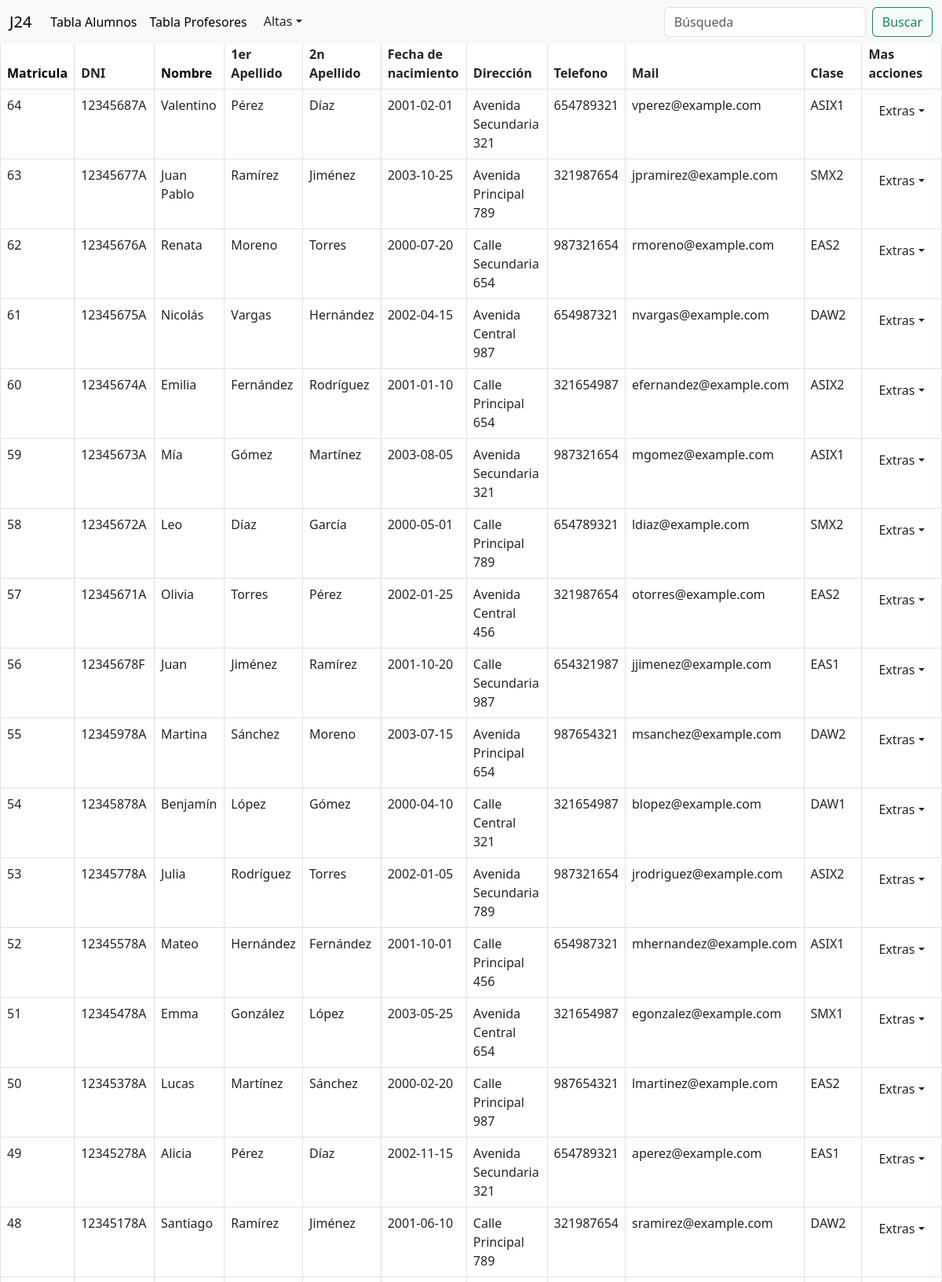
Page /views/view1.php?orderBy=matricula (signed in, upper part) on the committed database.
### tables this page shows
CREATE TABLE TB_ALUMNOS (
Matricula INT NOT NULL PRIMARY KEY AUTO_INCREMENT,
DNI VARCHAR(9) NULL,
Nombre VARCHAR(15) NULL,
Apellidoalumno VARCHAR(30) NULL,
Apellido2alumno VARCHAR(30) NULL,
FechaNacimiento DATE NULL,
Dirección VARCHAR(30) NULL,
Telefono VARCHAR(9) NULL,
Email VARCHAR(50) NULL,
IdClase INT NULL,
CONSTRAINT IdClase1 FOREIGN KEY (IdClase)
REFERENCES TB_CLASE (IdClase)
);

CREATE TABLE TB_CLASE (
IdClase INT NOT NULL PRIMARY KEY AUTO_INCREMENT,
Nombreclase VARCHAR(50) NULL,
IdCiclo INT NULL,
Tutor INT NULL,
CONSTRAINT IdProfesor1 FOREIGN KEY (Tutor)
REFERENCES TB_PROFESOR (IdProfesor),
CONSTRAINT IdCiclo1 FOREIGN KEY (IdCiclo)
REFERENCES TB_CICLO (IdCiclo)
);

### views/view1.php (the view, shortened to what this page needs)
<?php
include  "../includes/conexion.php";
?>
<!DOCTYPE html>
<html lang="en">
<head>
    <link rel="stylesheet" href="../css/styles.css">
    <link href="https://cdn.jsdelivr.net/npm/bootstrap@5.3.0-alpha3/dist/css/bootstrap.min.css" rel="stylesheet">
</head>
<body>
<nav class="navbar navbar-expand-lg bg-body-tertiary fixed-top">
    <div class="container-fluid">
        <a class="navbar-brand" href="#">J24</a>
        <div class="collapse navbar-collapse" id="navbarSupportedContent">
            <ul class="navbar-nav me-auto mb-2 mb-lg-0">
                <li class="nav-item">
                <a class="nav-link active" aria-current="page" href="#" onclick="showAlumnosTable()">Tabla Alumnos</a>
                </li>
                <li class="nav-item">
                    <a class="nav-link active" href="#" onclick="showProfesoresTable()">Tabla Profesores</a>
                </li>
                <li class="nav-item dropdown">
                <div class="btn-group">
                    <button class="btn dropdown-toggle" type="button" data-bs-toggle="dropdown" aria-expanded="page">Altas</button>
                </div>
                </li>
            </ul>
            <form class="d-flex" role="search" method="GET" action="<?php echo $_SERVER['PHP_SELF']; ?>">
                <input class="form-control me-2" type="search" name="search" placeholder="Búsqueda" aria-label="Search" value="<?php echo isset($_GET['search']) ? $_GET['search'] : ''; ?>">
                <button class="btn btn-outline-success" type="submit" name="submit">Buscar</button>
            </form>
        </div>
    </div>
</nav>
<br>
<br>
<table class="table table-bordered" id="tablaAlumnos" onclick="showAlumnosTable()" style="display: none;" >
    <thead>
        <tr>
            <th><a href="?orderBy=<?php echo (isset($_GET['orderBy']) && $_GET['orderBy'] === 'matricula') ? 'matricula_desc' : 'matricula'; ?>" class="no-decoration" onclick="showAlumnosTable()">Matricula</a></th>
            <th>DNI</th>
            <th><a href="?orderBy=<?php echo (isset($_GET['orderBy']) && $_GET['orderBy'] === 'nombre') ? 'nombre_desc' : 'nombre'; ?>" class="no-decoration" onclick="showAlumnosTable()">Nombre</a></th>
            <th>1er Apellido</th>
            <th>2n Apellido</th>
            <th>Fecha de nacimiento</th>
            <th>Dirección</th>
            <th>Telefono</th>
            <th>Mail</th>
            <th>Clase</th>
            <th>Mas acciones</th>
        </tr>
    </thead>
    <tbody>
    <?php
    $search = isset($_GET['search']) ? $_GET['search'] : '';
            if (!empty($search)) {
                $consulta = "SELECT a.Matricula, a.DNI, a.Nombre, a.Apellidoalumno, a.Apellido2alumno, a.FechaNacimiento, a.Dirección, a.Telefono, a.Email, c.Nombreclase
                FROM TB_ALUMNOS a
                INNER JOIN TB_CLASE c ON c.IdClase = a.IdClase WHERE Nombre LIKE '%$search%' OR Apellidoalumno LIKE '%$search%' OR DNI LIKE '%$search%' OR Apellido2alumno LIKE '%$search%' OR Dirección LIKE '%$search%' OR Telefono LIKE '%$search%' OR Email LIKE '%$search%' ";
                $resultado = $mysqli->query($consulta);
                $hideTable = true;
            } else if (isset($_GET['orderBy']) && $_GET['orderBy'] === 'matricula') {
                $consulta = "SELECT a.Matricula, a.DNI, a.Nombre, a.Apellidoalumno, a.Apellido2alumno, a.FechaNacimiento, a.Dirección, a.Telefono, a.Email, c.Nombreclase
                FROM TB_ALUMNOS a
                INNER JOIN TB_CLASE c ON c.IdClase = a.IdClase WHERE Nombre LIKE '%$search%' OR Apellidoalumno LIKE '%$search%' OR DNI LIKE '%$search%' OR Apellido2alumno LIKE '%$search%' OR Dirección LIKE '%$search%' OR Telefono LIKE '%$search%' OR Email LIKE '%$search%' ORDER BY Matricula DESC ";
            } else if (isset($_GET['orderBy']) && $_GET['orderBy'] === 'matricula_desc') {
                $consulta = "SELECT a.Matricula, a.DNI, a.Nombre, a.Apellidoalumno, a.Apellido2alumno, a.FechaNacimiento, a.Dirección, a.Telefono, a.Email, c.Nombreclase
                FROM TB_ALUMNOS a
                INNER JOIN TB_CLASE c ON c.IdClase = a.IdClase WHERE Nombre LIKE '%$search%' OR Apellidoalumno LIKE '%$search%' OR DNI LIKE '%$search%' OR Apellido2alumno LIKE '%$search%' OR Dirección LIKE '%$search%' OR Telefono LIKE '%$search%' OR Email LIKE '%$search%'  ORDER BY Matricula ASC ";
                $resultado = $mysqli->query($consulta);
                $hideTable = true;
            } else {
                $consulta = "SELECT a.Matricula, a.DNI, a.Nombre, a.Apellidoalumno, a.Apellido2alumno, a.FechaNacimiento, a.Dirección, a.Telefono, a.Email, c.Nombreclase
                FROM TB_ALUMNOS a
                INNER JOIN TB_CLASE c ON c.IdClase = a.IdClase  ";
                $_SESSION['primeraVez'] = false;
                $resultado = $mysqli->query($consulta);
            }
            $resultado = $mysqli->query($consulta);
    if ($resultado->num_rows == 0) {
        echo '<tr><td colspan="11" style="vertical-align: middle;">No se encontraron resultados <button class="btn" style="margin-left: 60%;" onclick="mostrarTablaPorDefecto()">Mostrar todos los datos de la tabla</button></td></tr>';
    } else {
        $alu=0;
            while ($row = $resultado->fetch_array()) {
                $fila = "<tr>";
                $fila .= "<td id='alu_matricula_".$alu."'>" . $row["Matricula"] . "</td>";
                $fila .= "<td id='alu_dni_".$alu."'>" . $row["DNI"] . "</td>";
                $fila .= "<td id='alu_nombre_".$alu."'>" . $row["Nombre"] . "</td>";
                $fila .= "<td id='alu_apellido_".$alu."'>" . $row["Apellidoalumno"] . "</td>";
                $fila .= "<td id='alu_apellido2_".$alu."'>" . $row["Apellido2alumno"] . "</td>";
                $fila .= "<td id='alu_edad_".$alu."'>" . $row["FechaNacimiento"] . "</td>";
                $fila .= "<td id='alu_direccion_".$alu."'>" . $row["Dirección"] . "</td>";
                $fila .= "<td id='alu_telefono_".$alu."'>" . $row["Telefono"] . "</td>";
                $fila .= "<td id='alu_email_".$alu."'>" . $row["Email"] . "</td>";
                $fila .= "<td id='alu_clase_".$alu."'>" . $row["Nombreclase"] . "</td>";
                $fila .= "<td>
                    <div class='btn-group'>
                        <button class='btn dropdown-toggle' type='button' data-bs-toggle='dropdown' aria-expanded='page'>Extras</button>
                        <ul class='dropdown-menu' aria-labelledby='dropdownMenuButton'>
                            <li><a class='dropdown-item' onclick='getDataAlu(".$alu.")' data-bs-toggle='modal' data-bs-target='#EditarformularioAlumno'>Editar Alumnos</a></li>
                            <li><a class='dropdown-item' href='../includes/eliminarAlumno.php?id_alu=" . $row['Matricula'] . "' data-bs-toggle='modal'>Eliminar Alumno</a></li>
                        </ul>
                    </div>
                </td>";
                $fila .= "</tr>";
                echo $fila;
            }
    }
?>
    </tbody>
</table>
</body>
</html>

### css/styles.css (style rules this page uses)
html { height: 100%; }
.btn { color: white; font-size: 20px; background-color: rgba(0, 0, 0, 0); border: none; }
.no-decoration { text-decoration: none; color: black; }

### rows in the picture
tb_alumnos: Matricula "64", DNI "12345687A", Nombre "Valentino", Apellidoalumno "Pérez", Apellido2alumno "Díaz", FechaNacimiento "2001-02-01", Dirección "Avenida Secundaria 321", Telefono "654789321", Email "vperez@example.com", IdClase.Nombreclase "ASIX1"
tb_alumnos: Matricula "63", DNI "12345677A", Nombre "Juan Pablo", Apellidoalumno "Ramírez", Apellido2alumno "Jiménez", FechaNacimiento "2003-10-25", Dirección "Avenida Principal 789", Telefono "321987654", Email "jpramirez@example.com", IdClase.Nombreclase "SMX2"
tb_alumnos: Matricula "62", DNI "12345676A", Nombre "Renata", Apellidoalumno "Moreno", Apellido2alumno "Torres", FechaNacimiento "2000-07-20", Dirección "Calle Secundaria 654", Telefono "987321654", Email "rmoreno@example.com", IdClase.Nombreclase "EAS2"
tb_alumnos: Matricula "61", DNI "12345675A", Nombre "Nicolás", Apellidoalumno "Vargas", Apellido2alumno "Hernández", FechaNacimiento "2002-04-15", Dirección "Avenida Central 987", Telefono "654987321", Email "nvargas@example.com", IdClase.Nombreclase "DAW2"
tb_alumnos: Matricula "60", DNI "12345674A", Nombre "Emilia", Apellidoalumno "Fernández", Apellido2alumno "Rodríguez", FechaNacimiento "2001-01-10", Dirección "Calle Principal 654", Telefono "321654987", Email "efernandez@example.com", IdClase.Nombreclase "ASIX2"
tb_alumnos: Matricula "59", DNI "12345673A", Nombre "Mía", Apellidoalumno "Gómez", Apellido2alumno "Martínez", FechaNacimiento "2003-08-05", Dirección "Avenida Secundaria 321", Telefono "987321654", Email "mgomez@example.com", IdClase.Nombreclase "ASIX1"
tb_alumnos: Matricula "58", DNI "12345672A", Nombre "Leo", Apellidoalumno "Díaz", Apellido2alumno "García", FechaNacimiento "2000-05-01", Dirección "Calle Principal 789", Telefono "654789321", Email "ldiaz@example.com", IdClase.Nombreclase "SMX2"
tb_alumnos: Matricula "57", DNI "12345671A", Nombre "Olivia", Apellidoalumno "Torres", Apellido2alumno "Pérez", FechaNacimiento "2002-01-25", Dirección "Avenida Central 456", Telefono "321987654", Email "otorres@example.com", IdClase.Nombreclase "EAS2"
tb_alumnos: Matricula "56", DNI "12345678F", Nombre "Juan", Apellidoalumno "Jiménez", Apellido2alumno "Ramírez", FechaNacimiento "2001-10-20", Dirección "Calle Secundaria 987", Telefono "654321987", Email "jjimenez@example.com", IdClase.Nombreclase "EAS1"
tb_alumnos: Matricula "55", DNI "12345978A", Nombre "Martina", Apellidoalumno "Sánchez", Apellido2alumno "Moreno", FechaNacimiento "2003-07-15", Dirección "Avenida Principal 654", Telefono "987654321", Email "msanchez@example.com", IdClase.Nombreclase "DAW2"
tb_alumnos: Matricula "54", DNI "12345878A", Nombre "Benjamín", Apellidoalumno "López", Apellido2alumno "Gómez", FechaNacimiento "2000-04-10", Dirección "Calle Central 321", Telefono "321654987", Email "blopez@example.com", IdClase.Nombreclase "DAW1"
tb_alumnos: Matricula "53", DNI "12345778A", Nombre "Julia", Apellidoalumno "Rodríguez", Apellido2alumno "Torres", FechaNacimiento "2002-01-05", Dirección "Avenida Secundaria 789", Telefono "987321654", Email "jrodriguez@example.com", IdClase.Nombreclase "ASIX2"
tb_alumnos: Matricula "52", DNI "12345578A", Nombre "Mateo", Apellidoalumno "Hernández", Apellido2alumno "Fernández", FechaNacimiento "2001-10-01", Dirección "Calle Principal 456", Telefono "654987321", Email "mhernandez@example.com", IdClase.Nombreclase "ASIX1"
tb_alumnos: Matricula "51", DNI "12345478A", Nombre "Emma", Apellidoalumno "González", Apellido2alumno "López", FechaNacimiento "2003-05-25", Dirección "Avenida Central 654", Telefono "321654987", Email "egonzalez@example.com", IdClase.Nombreclase "SMX1"
tb_alumnos: Matricula "50", DNI "12345378A", Nombre "Lucas", Apellidoalumno "Martínez", Apellido2alumno "Sánchez", FechaNacimiento "2000-02-20", Dirección "Calle Principal 987", Telefono "987654321", Email "lmartinez@example.com", IdClase.Nombreclase "EAS2"
tb_alumnos: Matricula "49", DNI "12345278A", Nombre "Alicia", Apellidoalumno "Pérez", Apellido2alumno "Díaz", FechaNacimiento "2002-11-15", Dirección "Avenida Secundaria 321", Telefono "654789321", Email "aperez@example.com", IdClase.Nombreclase "EAS1"
tb_alumnos: Matricula "48", DNI "12345178A", Nombre "Santiago", Apellidoalumno "Ramírez", Apellido2alumno "Jiménez", FechaNacimiento "2001-06-10", Dirección "Calle Principal 789", Telefono "321987654", Email "sramirez@example.com", IdClase.Nombreclase "DAW2"
